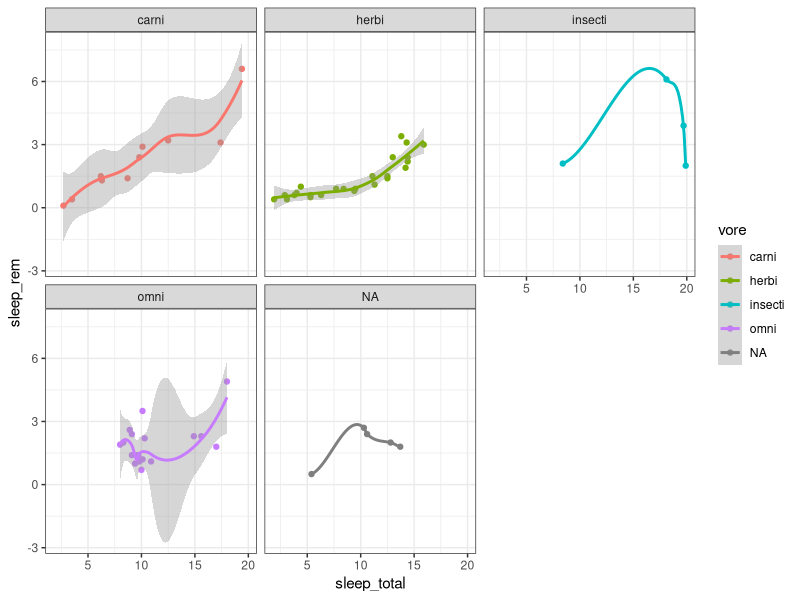
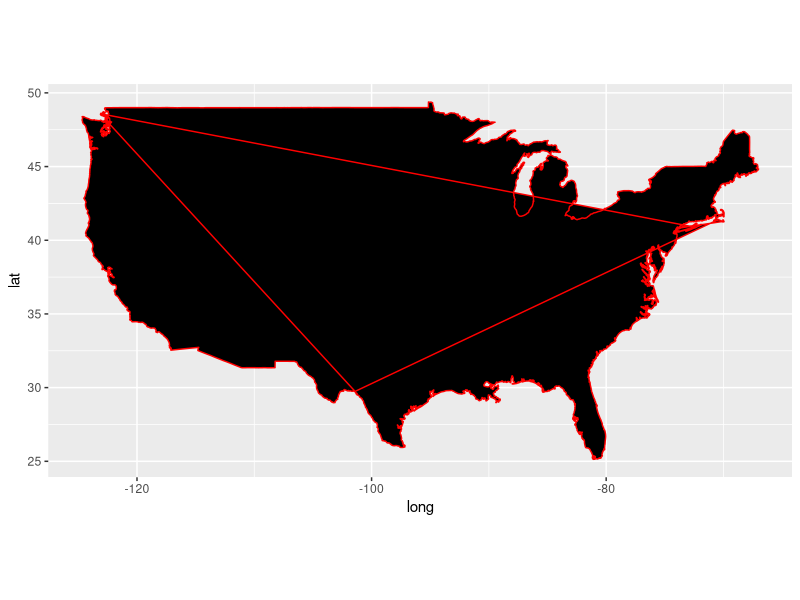

These figures' R source, in order:
## ---- chunk 1
knitr::opts_chunk$set(echo = FALSE, warning = FALSE)
## ---- chunk 2
my_nums <- c(1,18,4,32,23,41,39,5)
sum(my_nums)
my_nums2 <- my_nums * 2
my_nums3 <- my_nums + my_nums2
my_nums3[3]
nums_gt100 <- my_nums3[my_nums3>100]
## ---- chunk 3
library(tidyverse)
mpg
mpg$displ
mpg["displ"]
mpg[3]
mean(mpg$displ)
mpg$displ[mpg$displ>3]
mpg2 <- mpg[order(mpg$displ),]
mpg2
## ---- chunk 4
ggplot(msleep, aes(sleep_total,sleep_rem, color = vore)) +
  geom_point() +
  geom_smooth() +
  facet_wrap(~vore) +
  theme_bw()
## ---- chunk 5
ggplot(map_data("usa"),aes(long,lat)) +
  geom_polygon(color = "red", fill = "black") +
  coord_quickmap()
